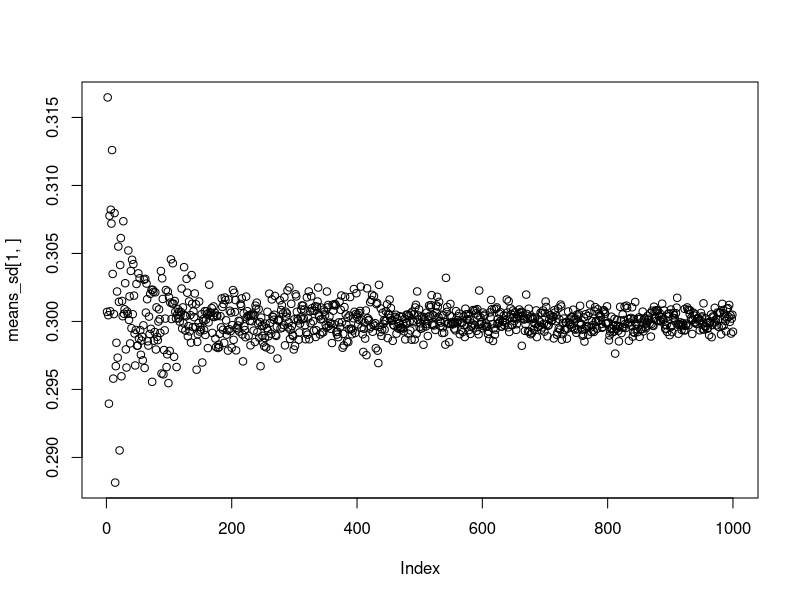
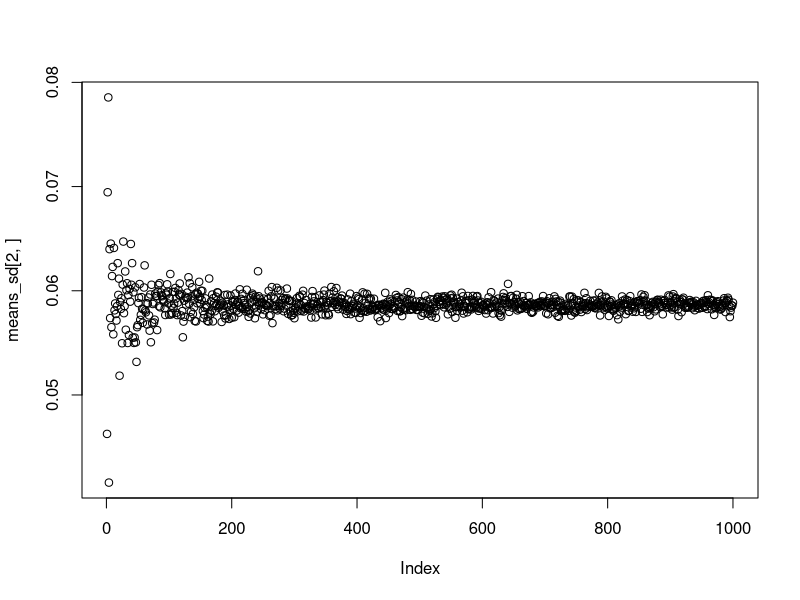
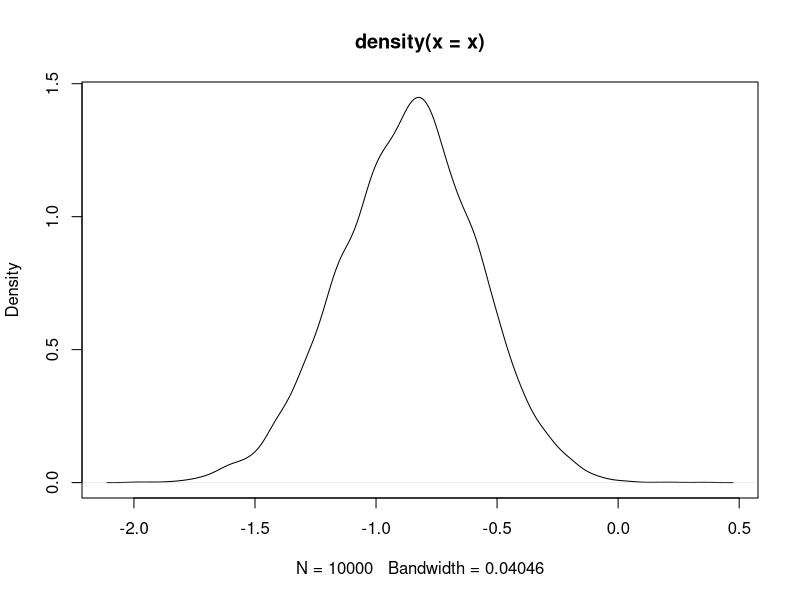
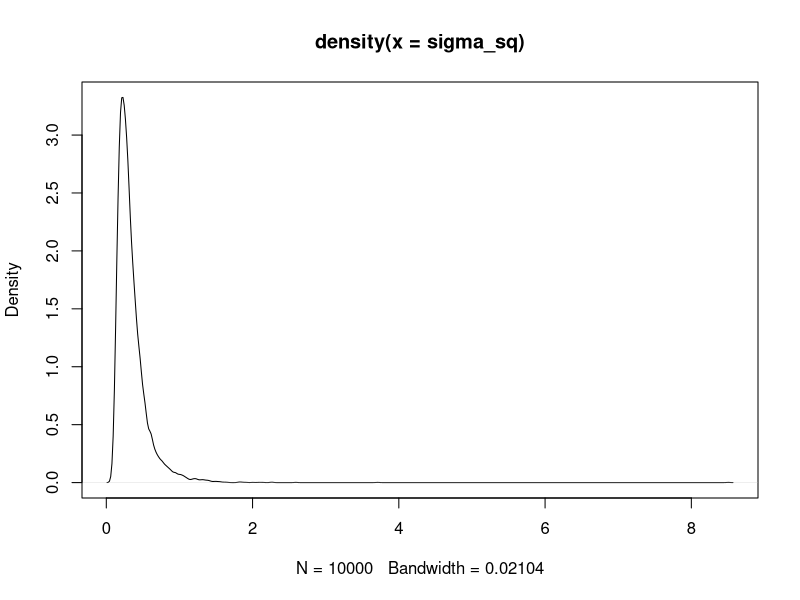
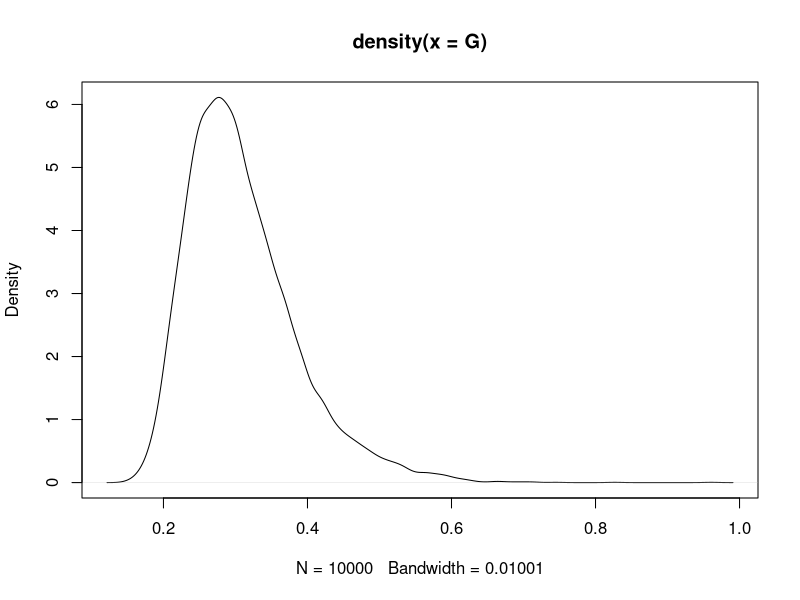
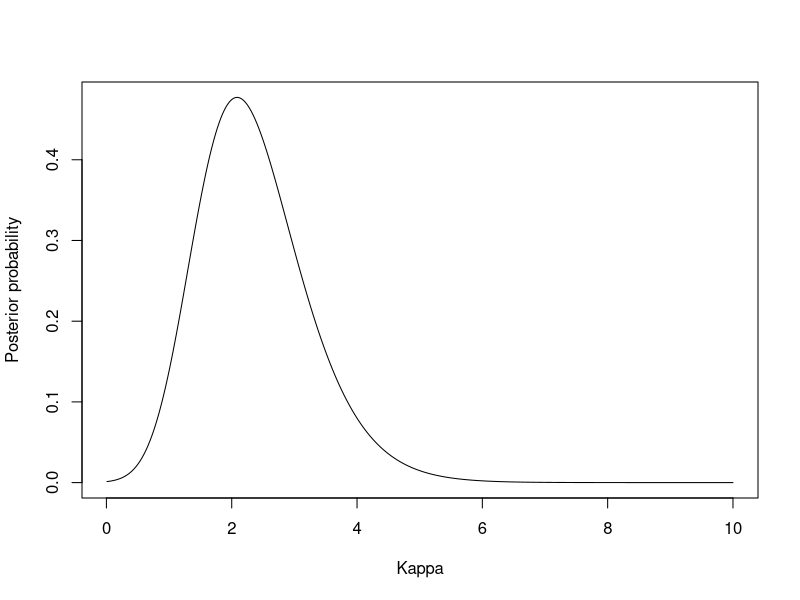

R code for these plots, in order:
# 1.a)
s = 13
n = 50
f = n - s
a0 = 5
b0 = 5

#the different amount of draws
draws = matrix(seq(from=10, to= 10000, by=10))

#function for making the draws and calculate mean and sd of theta
draw = function(nDraws, s, n, f, a0, b0){
  posterior = rbeta(nDraws, a0 + s, b0 + f)
  mean = mean(posterior)
  sd = sd(posterior)
  return(c(mean, sd))
}

#for each amount of draws, calculate means and sd's
means_sd = apply(draws, 1, draw, s=s, n=n, f=f, a0=a0, b0=b0)

#plot results
plot(means_sd[1,])
plot(means_sd[2,])


# 1.b)
nDraws = 10000

#make the draws
x = rbeta(nDraws, a0 + s, b0 + f)

#check fraction of the draws smaller than 0.3, becomes the posterior probability of theta smaller than 0.3
sum(x < 0.3) / length(x)

#exact value from the beta cdf
pbeta(0.3, a0 + s, b0 + f)

# 1.c)
nDraws = 10000
x = rbeta(nDraws, a0 + s, b0 + f)
x = log(x/(1-x))
plot(density(x))

# --------------------------------------------------------------------------------------------------------------
# 2.a)
nDraws = 10000
mu = 3.5
sample = c(33, 24, 48, 32, 55, 74, 23, 76, 17)
n = as.numeric(length(sample))

#drawing sigma_sq (posterior) from inv-chi(n,tau_sq), (tau_sq is prior variance for sigma_sq)
tau_sq = sum((log(sample) - mu)^2)/n
x = rchisq(nDraws, n)
sigma_sq = n * tau_sq / x

plot(density(sigma_sq))

# 2.b)
# calculating gini-coefficient
G = 2 * pnorm(sqrt(sigma_sq / 2)) - 1
plot(density(G))

# 2.c)
#computing an empirical cdf for the posterior draws, and with the help of this printing the 2.5% and 97.5% quantiles for the posterior density(G)
cdf = ecdf(G)
quantile(cdf,0.025)
quantile(cdf,0.975)

# 2.d)
density = cbind(density(G)$x, density(G)$y)
density = density[order(density[,2],decreasing=TRUE),]
density = cbind(density, cumsum(density[,2])/sum(density[,2]))

#density now contains in decreasing order of density: parameter value, density, cumulative density
#now selecting the parameter values (column 1) where the proportional cumulative sum of densities (column 3) is less than 95%
highest_densites = density[1:sum(density[,3]<0.95),1]

#the min/max parameter value of the 95% highest density values is the left/right HPDI bound
min(highest_densites)
max(highest_densites)

# ------------------------------------------------------------------------------------------------------------
# 3.a)
# p(k|y, mu) cx p(y|k, mu) * p(k) cx exp(k*cos(u-mu))/2*pi*I0(k) * exp(-k)
data = c(1.83, 2.02, 2.33, -2.79, 2.07, 2.02, -2.44, 2.14, 2.54, 2.23)
lambda = 1
mu = 2.51

#the values of kappa to evaluate
kappas = seq(0.01, 10, 0.01)

#prior k ~ exp(lambda), so the prior pdf = lambda * e^-(lambda * k), calculated for each kappa
prior = sapply(kappas, function(x) lambda*exp(-lambda * x))

#likelihood according to the pdf in the instructions, multiplied over all data values, calculated for each kappa
likelihood = sapply(kappas, function(x) prod(exp(x * cos(data - mu))/(2 * pi * besselI(x, 0))))

posterior = likelihood * prior

plot(kappas, posterior/(sum(posterior)*0.01), ylab="Posterior probability", xlab="Kappa", type="l")

# 3.b)
#looking for the kappa value with the highest probability
kappas[which.max(posterior)]
